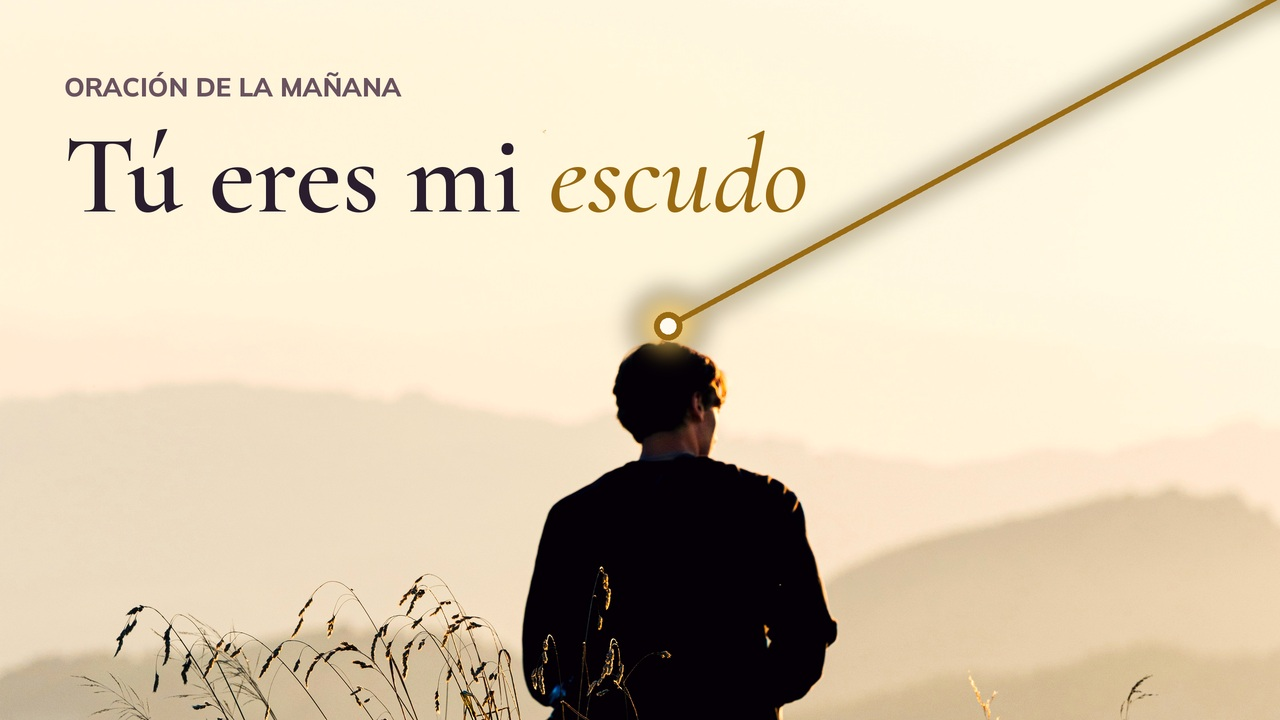

Write Python code to recreate this figure.
import sys
from PIL import Image, ImageDraw, ImageFont, ImageFilter, ImageEnhance
F = "/tmp/claude-0/-home-user-Mi-primer-proyecto-/aa0595ff-3a86-5860-ae3d-848db924c5e6/scratchpad/fonts/"
src, out = sys.argv[1], sys.argv[2]
S = 2; W, H = 1280*S, 720*S
im = Image.open(src).convert("RGB")
w, h = im.size
ch = int(w*9/16)
top = int(h*0.258)                      # cielo arriba, figura en el tercio inferior
im = im.crop((0, top, w, top+ch)).resize((W, H), Image.LANCZOS)
# Gradación Amanecer: un poco más cálida, sombras levantadas hacia ciruela suave
im = ImageEnhance.Contrast(im).enhance(1.04)
r, g, b = im.split()
r = r.point(lambda v: min(255, int(v*1.03+4)))
b = b.point(lambda v: int(v*0.94+6))
im = Image.merge("RGB", (r, g, b))

def font(name, wght, size):
    f = ImageFont.truetype(F+name, size); f.set_variation_by_axes([wght]); return f
disp = font("CormorantGaramond%5Bwght%5D.ttf", 600, 112*S)
ital = font("CormorantGaramond-Italic%5Bwght%5D.ttf", 500, 112*S)
sans = font("Mulish%5Bwght%5D.ttf", 800, 26*S)
INK, SUAVE, ORO, LUZ = (42,30,46), (106,82,96), (154,106,18), (255,250,240)

# Hilo de Luz: diagonal desde la esquina superior derecha hasta la cabeza
head = (668*S, 326*S)
p0 = (W+10*S, -10*S)
glow = Image.new("RGBA", (W, H), (0,0,0,0)); gd = ImageDraw.Draw(glow)
gd.line([p0, head], fill=ORO+(150,), width=16*S)
gd.ellipse([head[0]-34*S, head[1]-34*S, head[0]+34*S, head[1]+34*S], fill=(233,185,73,170))
glow = glow.filter(ImageFilter.GaussianBlur(12*S))
im = im.convert("RGBA"); im.alpha_composite(glow)
d = ImageDraw.Draw(im)
d.line([p0, head], fill=ORO, width=6*S)
rr = 14*S
d.ellipse([head[0]-rr, head[1]-rr, head[0]+rr, head[1]+rr], fill=LUZ, outline=ORO, width=6*S)

# Etiqueta + titular
x = 64*S
d.text((x, 70*S), "ORACIÓN DE LA MAÑANA", font=sans, fill=SUAVE, spacing=0)
y = 108*S
parts = [("Tú eres mi ", disp, INK), ("escudo", ital, ORO)]
for t, f, c in parts:
    d.text((x, y), t, font=f, fill=c); x += d.textlength(t, font=f)
print("fin del titular en x =", x//S)
im.convert("RGB").resize((1280, 720), Image.LANCZOS).save(out, quality=94)
